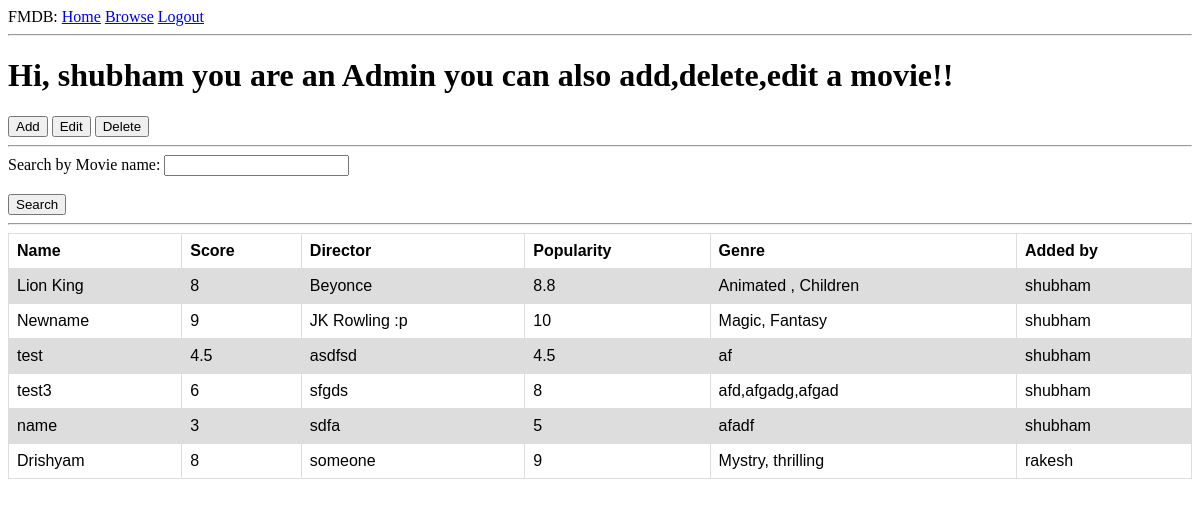
Screenshot of /index (signed in) with the database file from the repository.
### app/models.py (models this page shows, shortened)
class Admin(UserMixin,db.Model):
    id = db.Column(db.Integer, primary_key=True)
    username = db.Column(db.String(64), index=True, unique=True)
    email = db.Column(db.String(120), index=True, unique=True)
    password_hash = db.Column(db.String(128))
    movies = db.relationship('Movie', backref='author', lazy='dynamic')

class Movie(db.Model):
    id = db.Column(db.Integer, primary_key=True)
    name = db.Column(db.String(128), index=True, unique=True)
    score = db.Column(db.String(64), index=True)
    director = db.Column(db.String(120), index=True)
    popularity = db.Column(db.String(64), index=True)
    genre = db.Column(db.String(140), index=True)
    timestamp = db.Column(db.DateTime, index=True, default=datetime.utcnow)
    admin_id = db.Column(db.Integer, db.ForeignKey('admin.id'))

### app/routes.py (the view)
@app.route('/index')
@login_required
def index():
    try:
        movie_list = []
        m = Movie.query.all()
        for i in m:
            mydict = {}
            mydict['name'] = i.name
            mydict['imdb_score'] = i.score
            mydict['genre'] = i.genre
            mydict['director'] = i.director
            mydict['99popularity'] = i.popularity
            mydict['author'] = i.author.username
            movie_list.append(mydict)
        return render_template('index.html', title='Home', movies=movie_list)
    except Exception as e:
        raise e

### app/models.py (called while the page is built)
@login.user_loader
def load_user(id):
    return Admin.query.get(int(id))

### app/templates/index.html
{% extends "base.html" %}
{% block content %}
    <h1>Hi, {{ current_user.username }} you are an Admin you can also add,delete,edit a movie!!</h1>
    <button onclick = "add_movie()">Add</button>
    <button onclick = "edit_movie()">Edit</button>
    <button onclick = "del_movie()">Delete</button>
    <hr>
    <div >
        <label for="search" >Search by Movie name:</label>
        <input type="text" name="search" id="search"><br><br>
        <button onclick = "search_movie()">Search</button>
    </div>
    <hr>
    <table>
      <tr>
        <th>Name</th>
        <th>Score</th>
        <th>Director</th>
        <th>Popularity</th>
        <th>Genre</th>
        <th>Added by</th>
      </tr>
      {%for m in movies %}
      <tr>
        <td>{{m['name']}}</td>
        <td>{{m['imdb_score']}}</td>
        <td>{{m['director']}}</td>
        <td>{{m['99popularity']}}</td>
        <td>{{m['genre']}}</td>
        <td>{{m['author']}}</td>
      </tr>
      {% endfor %}
    </table>
{% endblock %}

### app/static/css/style.css (style rules this page uses)
table { font-family: arial, sans-serif; border-collapse: collapse; width: 100%; }
td, th { border: 1px solid #dddddd; text-align: left; padding: 8px; }
tr:nth-child(even) { background-color: #dddddd; }

### rows the page displays
Admin: username "shubham", author "shubham" "shubham" "shubham" "shubham" "shubham"
Movie: name "Lion King", director "Beyonce", 99popularity "8.8", genre "Animated , Children"
Movie: name "Newname", director "JK Rowling :p", 99popularity "10", genre "Magic, Fantasy"
Movie: name "test", imdb_score "4.5", director "asdfsd", 99popularity "4.5", genre "af"
Movie: name "test3", director "sfgds", genre "afd,afgadg,afgad"
Movie: name "name", director "sdfa", genre "afadf"
Movie: name "Drishyam", director "someone", genre "Mystry, thrilling"
Admin: author "rakesh"

### other values shown
{{ m['imdb_score'] }} "8" "9" "6" "3" "8"
{{ m['99popularity'] }} "8" "5" "9"
